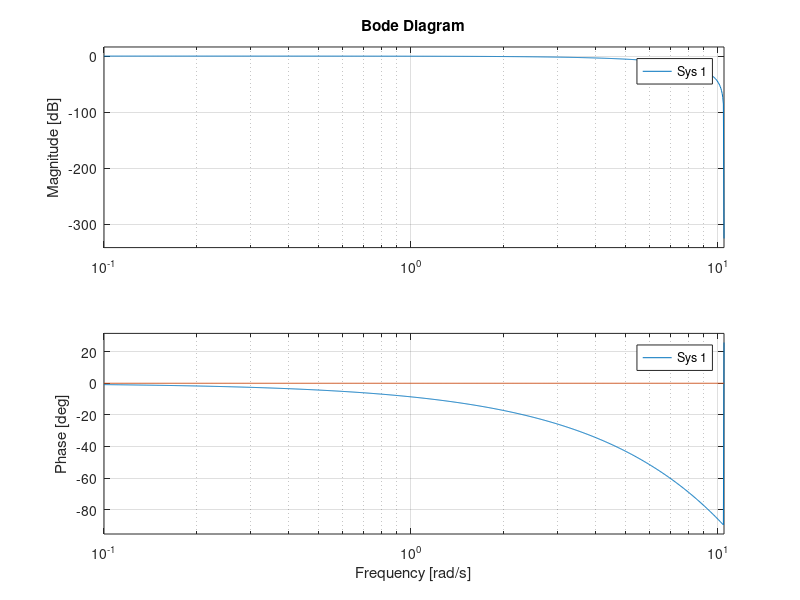

Recreate this plot in MATLAB.
T=0.3;

z=tf('z',0.3);
k1=1;
k3=0.3;
k2=sqrt(2);
Wv=((k2+k3-k2/z)*T/z)/((1-z^-1)^2+T*z^-1*(k2+k3-k2*z^-1));
Wvp=Wv*T*(1+z^-1)/2/(1-z^-1);
W=(Wvp/(1+Wvp));
W=minreal(W);
Fp=(1-2.409*z^-1+2.075*z^-2-0.6393*z^-3)/2/0.07714/(1-0.825*z^-1)
Fp=minreal(Fp)
F=(1+z^-1)/4/0.07714/(1-0.825*z^-1)*(1-2.409*z^-1+2.075*z^-2-0.6393*z^-3);
F=minreal(F)
WTp=minreal(Fp*W,.01)
WT=minreal(F*W,.01)
bode(WTp*z)
hold
bode(WT*z^2)
